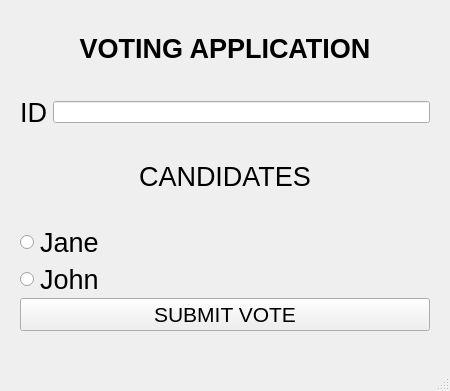
<?xml version="1.0" encoding="UTF-8"?>
<ui version="4.0">
 <class>MainWindow</class>
 <widget class="QMainWindow" name="MainWindow">
  <property name="geometry">
   <rect>
    <x>0</x>
    <y>0</y>
    <width>450</width>
    <height>391</height>
   </rect>
  </property>
  <property name="minimumSize">
   <size>
    <width>450</width>
    <height>391</height>
   </size>
  </property>
  <property name="maximumSize">
   <size>
    <width>450</width>
    <height>391</height>
   </size>
  </property>
  <property name="windowTitle">
   <string>Voting Application</string>
  </property>
  <widget class="QWidget" name="centralwidget">
   <property name="minimumSize">
    <size>
     <width>450</width>
     <height>350</height>
    </size>
   </property>
   <property name="maximumSize">
    <size>
     <width>450</width>
     <height>350</height>
    </size>
   </property>
   <widget class="QWidget" name="verticalLayoutWidget">
    <property name="geometry">
     <rect>
      <x>20</x>
      <y>0</y>
      <width>410</width>
      <height>331</height>
     </rect>
    </property>
    <layout class="QVBoxLayout" name="verticalLayout_2">
     <property name="spacing">
      <number>0</number>
     </property>
     <item>
      <widget class="QLabel" name="label">
       <property name="font">
        <font>
         <pointsize>20</pointsize>
         <weight>75</weight>
         <bold>true</bold>
        </font>
       </property>
       <property name="text">
        <string>VOTING APPLICATION</string>
       </property>
       <property name="alignment">
        <set>Qt::AlignCenter</set>
       </property>
      </widget>
     </item>
     <item>
      <layout class="QHBoxLayout" name="horizontalLayout">
       <property name="spacing">
        <number>6</number>
       </property>
       <property name="sizeConstraint">
        <enum>QLayout::SetDefaultConstraint</enum>
       </property>
       <item>
        <widget class="QLabel" name="label_2">
         <property name="font">
          <font>
           <pointsize>20</pointsize>
          </font>
         </property>
         <property name="text">
          <string>ID</string>
         </property>
        </widget>
       </item>
       <item>
        <widget class="QLineEdit" name="lineEdit">
         <property name="enabled">
          <bool>true</bool>
         </property>
         <property name="sizePolicy">
          <sizepolicy hsizetype="Expanding" vsizetype="Fixed">
           <horstretch>0</horstretch>
           <verstretch>10</verstretch>
          </sizepolicy>
         </property>
         <property name="dragEnabled">
          <bool>false</bool>
         </property>
        </widget>
       </item>
      </layout>
     </item>
     <item>
      <widget class="QLabel" name="label_3">
       <property name="font">
        <font>
         <pointsize>20</pointsize>
        </font>
       </property>
       <property name="text">
        <string>CANDIDATES</string>
       </property>
       <property name="alignment">
        <set>Qt::AlignCenter</set>
       </property>
      </widget>
     </item>
     <item>
      <widget class="QRadioButton" name="radioButton">
       <property name="font">
        <font>
         <pointsize>20</pointsize>
        </font>
       </property>
       <property name="text">
        <string>Jane</string>
       </property>
      </widget>
     </item>
     <item>
      <widget class="QRadioButton" name="radioButton_2">
       <property name="font">
        <font>
         <pointsize>20</pointsize>
        </font>
       </property>
       <property name="text">
        <string>John</string>
       </property>
      </widget>
     </item>
     <item>
      <widget class="QPushButton" name="pushButton">
       <property name="font">
        <font>
         <pointsize>16</pointsize>
        </font>
       </property>
       <property name="text">
        <string>SUBMIT VOTE</string>
       </property>
      </widget>
     </item>
    </layout>
   </widget>
  </widget>
  <widget class="QMenuBar" name="menubar">
   <property name="geometry">
    <rect>
     <x>0</x>
     <y>0</y>
     <width>450</width>
     <height>21</height>
    </rect>
   </property>
  </widget>
  <widget class="QStatusBar" name="statusbar"/>
 </widget>
 <resources/>
 <connections/>
</ui>
